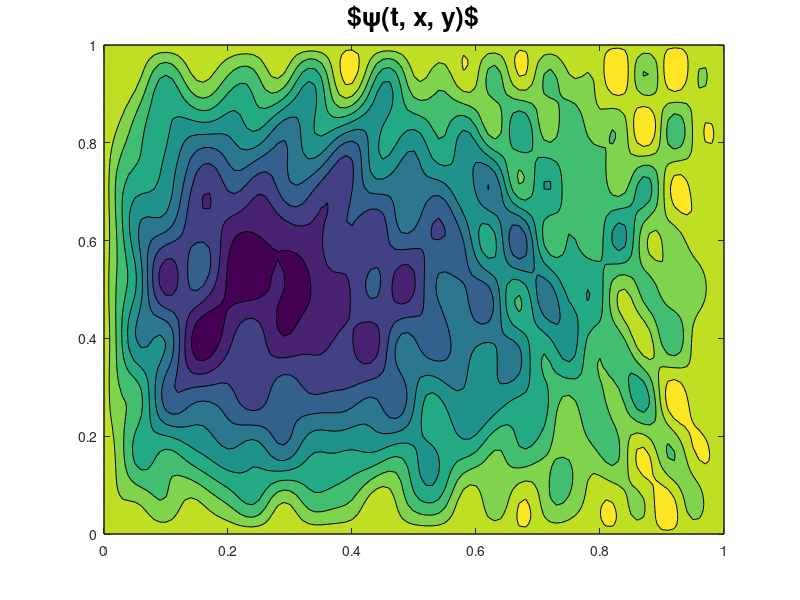

This figure's MATLAB source: (Note: this script raises an error after producing the figure.)
% This script will compute the coefficients of the modes in our simplified
% dynamical system, not a true solution to the Rossby wave equation. To do 
% this we use the Kalman filter for data assimilation and an RTS smoother
% for smoothing. The difference between this and the script dyn_sys_KF_all.m
% is that here we actually build an operator E capable of moving between wave
% observations and coefficients of our modes, allowing us to 
% examine properties of this matrix later. 
% 
% We define 
%
%      psi(t, x, y) = \sum_n \sum_m exp(-i sigma_nm t - i beta
%           x/sigma_nm) c_nm sin(n pi x) sin(m pi y)
%
% where
%
%      sigma_nm = ( beta/2 ) (1/( pi sqrt(n^2 + m^2) ) )
%
% is our non-dimensional dispersion relation and c_nm are coefficients
% dependent on psi(0, x, y).
%
% We assume the KF has full knowledge of A, the time-stepping matrix, and
% no knowledge of the forcing at every step. We'll provide near perfect
% data at certain timesteps. 
%
% I'm opting to keep this script self-contained, since this will not be a
% true solution of the Rossby wave equation and instead is a simple
% dynamical system that we consider. 

clc, clear, close all

%%

L = 1;
dx = .01; dy = .01;
x = 0:dx:L; y = 0:dy:L;
[X, Y] = meshgrid(x,y);

T = 2000;    % how many steps to take 
dt = 29;     % time step
L = 1;       % length of square basin, 1 b/c non-dimensionalized
b = 1.8e-3;
a = 6.3e6;   % radius of Earth, kilometers
theta = 30;  % latitude we use for computation of beta and f 
Ra = 0.2;    % Stommel parameter, from Carl's code 

% Earth's rotation rate
Omega = 7.2921e-5;         % rads / sec 

% determining beta and f at our given latitude
beta_dim = 2 * Omega * cosd(theta) / a;
f = 2 * Omega * sind(theta);

beta = beta_dim * a / f;

% the choice of n, m determines which of the modes we keep 
n = 3:5;
m = 4:9;
N = length(n); M = length(m);
[Nn,Mm] = meshgrid(n',m');  
vec_n = Nn(:);
vec_m = Mm(:);

% initial condition for the system
x0 = (1./(vec_n.^2 + vec_m.^2));

% dispersion relation, given as an N by M matrix, with increases in m
% happening across rows and increases in n happening across columns 
sigma_nm = beta * L ./ ( 2 * pi * sqrt(Nn.^2 + Mm.^2) );
vec_sigma_nm = sigma_nm(:);

% creating a function that computess a specific sigma_nm value
sigma_func = @(n,m) -beta * L / (2 * pi * sqrt(n^2 + m^2) );

% building the forward operator for stepping the coefficients 
A = exp(-b) .* diag( exp(-1i * sigma_nm(:) * dt) );    

% random forcing
load('forcing_1_sd.mat');
q = 0.002 .* forcing;

% pre-allocating storage for quantities we want to store

% storage for the "true" states and "energy"
state = x0;
all_states = zeros(M*N,T+1);
all_states(:,1) = x0;

energy = zeros(1, T+1);
energy(1) = sum(abs(all_states(:,1)).^2);

% storage for the KF computed states and energy
x0_KF = 1.2.*x0;
all_states_KF = zeros(M*N, T+1);
all_states_KF(:,1) = x0_KF;        % KF has perfect initial condition

energy_KF = zeros(1, T+1);
energy_KF(1) = sum(abs(all_states_KF(:,1)).^2);

% storage for the predicted states and energy
all_states_pred = zeros(M*N, T+1);
all_states_pred(:,1) = x0_KF;

energy_pred = zeros(1, T+1);
energy_pred(1) = energy_KF(1);

% noise to add to the data points to make them a little fuzzy

load('noise_1_sd.mat');
noise = 0.001.*noise;

%%

% Running the forward model to create the artificial data
for j = 2:T+1
    
    state = A * state + q(:, j);

    all_states(:,j) = state;
    
    energy(j) = sum(abs(state).^2);

end

% now we want to create data from the psi values we just computed. This 
% requires us to build the matrix E differently than in our mass spring 
% oscillator system

x_vals = [.2:.1:.8, .2:.1:.8];
y_vals = [0.3.*ones(size(.2:.1:.8)), 0.6.*ones(size(.2:.1:.8))];

E = zeros(length(x_vals), M*N);

for j = 1:length(x_vals)
    for k = 1:M*N

        E(j,k) = exp(-1i * beta * x_vals(j) / vec_sigma_nm(k) ) ...
            * sin(vec_n(k) * pi * x_vals(j)) * sin(vec_m(k) * pi * y_vals(j));

    end
end

% % adding noise here to make the data a little fuzzy
data = E * all_states + noise(1:14, 1:T+1); 

%%

% Lastly we want to run the Kalman filter and reconstruct the coefficients
% of the normal mode decomposition 

q_KF = 0.5 .* q;

% covariance matrix
uncertainty = cell(T+1,1);
P0 = cov( (x0 - x0_KF) * (x0 - x0_KF)' );
uncertainty{1} = P0;

uncertainty_before_data = cell(T+1, 1);

% matrix of covariance of noise in the data
R = var(noise(:)) .* eye(length(x_vals));

% covariance of random forcing
Q = var(q_KF(:)) .* eye(N * M);
Gamma = eye(N*M); % we apply forcing to all entries of the state vector

% timesteps where we'll incorporate data
data_steps = [400:50:900, 925:25:1300];
%data_steps = 1:T+1;

% running the Kalman filter and storing the prediction values as we go

state_old = x0_KF;
P_old = P0;
temp = dt;

for j = 2:T+1

    temp_state = A * state_old + q_KF(:, j);
    temp_P = A * P_old * A' + Gamma * Q * Gamma';

    all_states_pred(:, j) = temp_state;
    energy_pred(j) = sum( abs(temp_state).^2 ); 

    uncertainty_before_data{j} = temp_P;
    
    % calculate Kalman gain matrix
    K = temp_P * E' * ( E * temp_P * E' + R )^(-1);
    
    if sum(j == data_steps)
        
        state_now = temp_state + K * (data(:, j) - E * temp_state );
        P_now = temp_P - K * E * temp_P;

    else

        state_now = temp_state;
        P_now = temp_P;
        
    end
    
    % computing "energy" 
    energy_KF(j) = sum( abs(state_now).^2 ); 
    
    % store new state
    all_states_KF(:,j) = state_now;
    
    % store new uncertainty 
    uncertainty{j} = P_now;

    % cycle states
    state_old = state_now;
    P_old = P_now;
    
    temp = temp + dt;
    
end 

%%

% Now that the Kalman filter has been used to the final time and all
% available data has been incorporated, we want to run the RTS smoother
% backwards to improve the prediction 

% storage for the smoothed states and energy
all_states_RTS = zeros(M*N, T+1);
energy_RTS = zeros(1, T+1);

uncertainty_RTS = cell(T+1,1);

% the initial value for the smoother is just what was computed with the KF
uncertainty_RTS{end} = uncertainty{end};
all_states_RTS(:, end) = all_states_KF(:, end);

forcing_RTS = zeros(M*N,T+1);

Q_new = Q;

for j = T:-1:1

    L = uncertainty{j} * A' * uncertainty_before_data{j+1}^(-1);
    M_RTS = Q_new * Gamma' * uncertainty_before_data{j+1}^(-1);

    all_states_RTS(:, j) = all_states_KF(:, j) + ...
                L * (all_states_RTS(:, j+1) - all_states_pred(:, j+1));
    uncertainty_RTS{j} = uncertainty{j} + L * (uncertainty_RTS{j+1} ...
                - uncertainty_before_data{j+1}) * L';

%     forcing_RTS(:, j) = 0.5 .* q(j) + M * (all_states_RTS(:, j+1) - ...
%                                             states_before_data(:, j+1));
    Q_new = Q_new + M_RTS * (uncertainty_RTS{j+1} - uncertainty_before_data{j+1}) ...
                                * M_RTS';

end

% temp = (A * uncertainty{1} * A' + Gamma * Q * Gamma')^(-1)
% L2 = uncertainty{1} * A' * temp;

for j = 1:T+1 
    
    energy_RTS(j) = sum( abs( all_states_RTS(:,j) ).^2 );

end

% all_states_RTS(:,1) = all_states_KF(:,1) + (uncertainty{1} * A' ...
%             * (A * uncertainty{1} * A' + Gamma * Q * Gamma')^(-1) ...
%             * (all_states_RTS(:,2) - all_states_KF(:,2)));
% uncertainty_RTS{1} = 

%% 

% comparing the computed solutions

psi = zeros(length(x), length(y));
psi_KF = zeros(length(x), length(y));
psi_RTS = zeros(length(x), length(y));
psi_pred = zeros(length(x), length(y));

which_step = 167;
for j = 1:M*N
        
        % no Stommel solution
        
        psi_KF = psi_KF + all_states_KF(j, which_step) .* exp(-1i .* beta .* X / vec_sigma_nm(j) ) ...
            .* sin(vec_m(j) .* pi .* Y) .* sin(vec_n(j) .* pi .* X);

        psi_RTS = psi_RTS + all_states_RTS(j, which_step) .* exp(-1i .* beta .* X /vec_sigma_nm(j) ) ...
            .* sin(vec_m(j) .* pi .* Y) .* sin(vec_n(j) .* pi .* X);
        
        psi = psi + all_states(j, which_step) .* exp(-1i .* beta .* X / vec_sigma_nm(j) ) ...
            .* sin(vec_m(j) .* pi .* Y) .* sin(vec_n(j) .* pi .* X);

        psi_pred = psi_pred + all_states_pred(j, which_step) .* ...
            exp(-1i .* beta .* X / vec_sigma_nm(j) ) ...
            .* sin(vec_m(j) .* pi .* Y) .* sin(vec_n(j) .* pi .* X);

end

% adding stommel solution

psi_KF = psi_KF + exp(-X * beta / Ra) .* sin(pi .* Y) + (X - 1).* sin(pi .* Y);

psi = psi + exp(-X * beta / Ra) .* sin(pi .* Y) + (X - 1).* sin(pi .* Y);

psi_RTS = psi_RTS + exp(-X * beta / Ra) .* sin(pi .* Y) + (X - 1) .* sin(pi .* Y);


%%

% Plotting the modes and their inverses 

% creating my figure 10 

% figure()
% tiledlayout(3,1);
% 
% % non-dimensional periods, frequencies, and the logarithm of the initial
% % condition
% 
% sigma_plot = nexttile;
% plot(2*pi./abs(sigma_nm(:)), '*', 'LineWidth', 1.5);
% ylabel('Non-dim Periods', 'FontSize', 13)
% 
% sigma_inverse = nexttile;
% plot(abs(sigma_nm(:)), '*', 'LineWidth', 1.5);
% ylabel('Radian freq.', 'FontSize', 13)
% 
% log_initial = nexttile;
% semilogy(x0(:), '*', 'LineWidth', 1.5)
% ylabel('Semilog plot of initial cond.', 'FontSize', 13)
% 
% xlabel('1, 2, ..., N * M', 'FontSize', 13)

%%

% just plotting the streamfunction after a few time steps 

figure()

contourf(x,y,real(psi))
one_title = title('$\psi(t, x, y)$', 'FontSize', 19);
one_title.Interpreter = "latex";
xlabel('x', 'FontSize', 13)
ylabel('y', 'FontSize', 13)
colorbar
hold on
plot(x_vals, y_vals, 'o', 'linewidth', 4, 'Color', 'r')



%%

% plotting the computed solutions 

figure()
tiledlayout(1, 3)

nexttile;
contourf(x,y,real(psi))
title('True Wave')
xlabel('x')
ylabel('y')
colorbar


nexttile;
contourf(x, y, real(psi_KF))
title('KF Wave')
xlabel('x')
ylabel('y')
colorbar

nexttile;
contourf(x, y, real(psi_RTS))
title('RTSWave')
xlabel('x')
ylabel('y')
colorbar


%%

% plotting the "energy" of the system

figure()
tiledlayout(3,1)

t = 0:2000;
nexttile;
plot(t, energy, t, energy_pred, t, energy_KF, '--', 'linewidth', 1.5)
hold on 
plot(t, energy_RTS, ' -.', 'linewidth', 1.7) 
xline(data_steps)
legend('True', 'Pred', 'KF', 'RTS')
ylabel('Energy', 'FontSize', 13)

nexttile;
plot(t, energy, t, energy_KF, '--', 'linewidth', 1.5)
hold on 
plot(t, energy_RTS, ' -.', 'linewidth', 1.7) 
xline(data_steps)
xlim([380, 1325])
ylim([0, .06])
legend('True', 'KF', 'RTS')
ylabel('Energy', 'FontSize', 13)

nexttile; 
plot(t, energy_KF, t, energy_RTS, '--', 'linewidth', 1.5)
xline(data_steps)
ylabel('Energy', 'FontSize', 13)
legend('KF', 'RTS')

xlabel('Time step', 'FontSize', 13)

% nexttile;
% plot(energy_KF(1:end))
% title('KF Energy')

